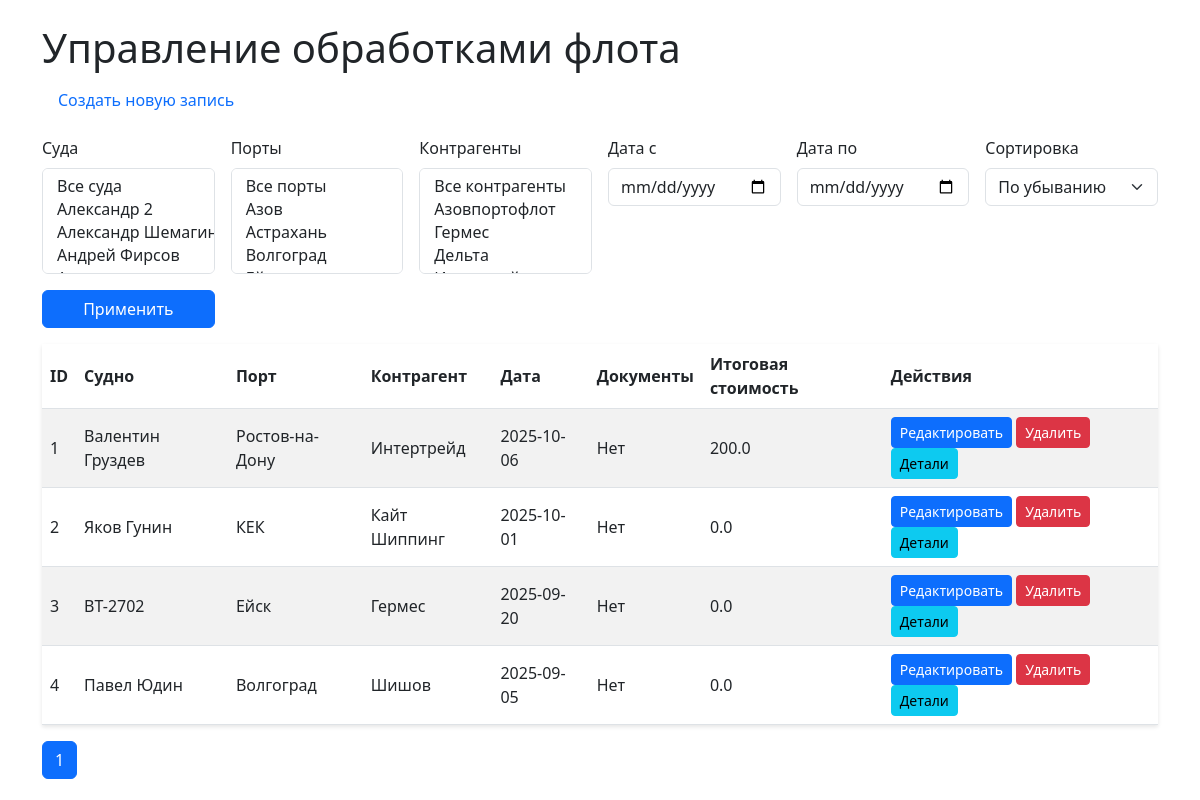
Before: / with the older database file.
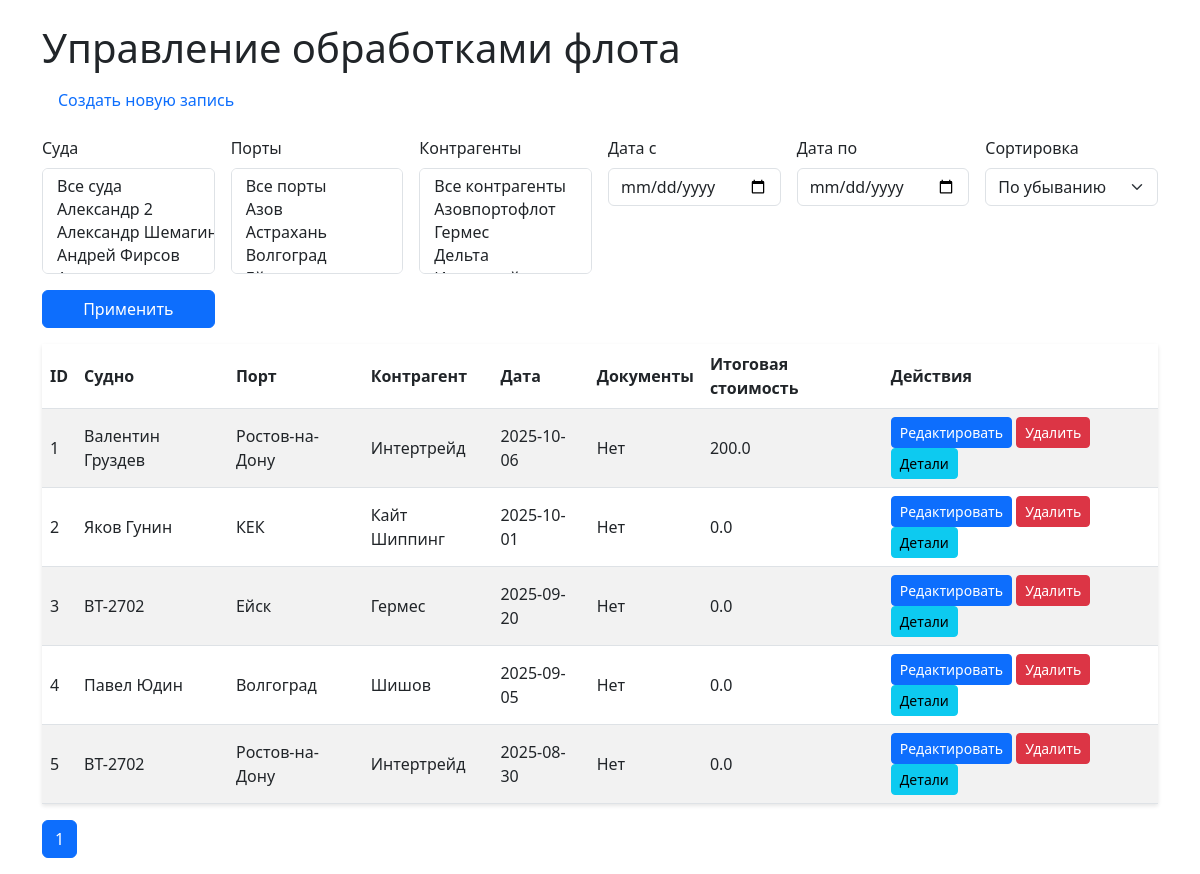
After: the same page with the newer database file.
### models/schemas.py (models this page shows)
class Operation(Base):
    __tablename__ = "operations"
    id = Column(Integer, primary_key=True, index=True)
    ship_id = Column(Integer, ForeignKey("ships.id"))
    port_id = Column(Integer, ForeignKey("ports.id"))
    contractor_id = Column(Integer, ForeignKey("contractors.id"))
    date = Column(Date)
    has_documents = Column(Boolean, default=False)
    document_path = Column(String, nullable=True)  # Добавляем для файлов
    ship = relationship("Ship")
    port = relationship("Port")
    contractor = relationship("Contractor")
    pollutants = relationship("OperationPollutant", back_populates="operation", cascade="all, delete-orphan")

class Ship(Base):
    __tablename__ = "ships"
    id = Column(Integer, primary_key=True, index=True)
    name = Column(String, unique=True, index=True)

class Port(Base):
    __tablename__ = "ports"
    id = Column(Integer, primary_key=True, index=True)
    name = Column(String, unique=True, index=True)

class Contractor(Base):
    __tablename__ = "contractors"
    id = Column(Integer, primary_key=True, index=True)
    name = Column(String, unique=True, index=True)

### routers/operations.py (the view)
@router.get("/", response_class=HTMLResponse)
async def list_operations(
    request: Request,
    ship_ids: str = None,
    start_date: str = None,
    end_date: str = None,
    port_ids: str = None,  # Изменено: строка для множественного
    contractor_ids: str = None,  # Изменено: строка для множественного
    sort_order: str = "desc",
    page: int = 1,
    per_page: int = 10,
    db: Session = Depends(get_db)
):
    query = db.query(Operation)
    if ship_ids:
        try:
            ship_ids_list = [int(id.strip()) for id in ship_ids.split(",") if id.strip()]
            if ship_ids_list:
                query = query.filter(Operation.ship_id.in_(ship_ids_list))
        except ValueError:
            pass  # Игнор при некорректных ID
    if start_date:
        try:
            start_date_obj = datetime.strptime(start_date, "%Y-%m-%d").date()
            query = query.filter(Operation.date >= start_date_obj)
        except ValueError:
            pass
    if end_date:
        try:
            end_date_obj = datetime.strptime(end_date, "%Y-%m-%d").date()
            query = query.filter(Operation.date <= end_date_obj)
        except ValueError:
            pass
    if port_ids:
        try:
            port_ids_list = [int(id.strip()) for id in port_ids.split(",") if id.strip()]
            if port_ids_list:
                query = query.filter(Operation.port_id.in_(port_ids_list))
        except ValueError:
            pass
    if contractor_ids:
        try:
            contractor_ids_list = [int(id.strip()) for id in contractor_ids.split(",") if id.strip()]
            if contractor_ids_list:
                query = query.filter(Operation.contractor_id.in_(contractor_ids_list))
        except ValueError:
            pass
    if sort_order.lower() == "asc":
        query = query.order_by(Operation.date.asc())
    else:
        query = query.order_by(Operation.date.desc())
    total = query.count()
    operations = query.offset((page - 1) * per_page).limit(per_page).all()
    total_costs = {}
    for op in operations:
        total_cost = db.query(func.sum(OperationPollutant.cost)).filter(
            OperationPollutant.operation_id == op.id
        ).scalar() or 0.0
        total_costs[op.id] = total_cost
    ships = db.query(Ship).order_by(Ship.name).all()
    ports = db.query(Port).order_by(Port.name).all()
    contractors = db.query(Contractor).order_by(Contractor.name).all()
    return templates.TemplateResponse("list.html", {
        "request": request,
        "operations": operations,
        "total_costs": total_costs,
        "ships": ships,
        "ports": ports,
        "contractors": contractors,
        "selected_ship_ids": ship_ids.split(",") if ship_ids else [],
        "selected_start_date": start_date,
        "selected_end_date": end_date,
        "selected_port_ids": port_ids.split(",") if port_ids else [],  # Изменено
        "selected_contractor_ids": contractor_ids.split(",") if contractor_ids else [],  # Изменено
        "sort_order": sort_order,
        "total_pages": (total // per_page) + (1 if total % per_page else 0),
        "current_page": page,
        "per_page": per_page
    })

### templates/list.html (shortened to what this page needs)
<!DOCTYPE html>
<html lang="ru">
<head>
    <link href="/static/css/styles.css" rel="stylesheet">
    <link href="https://cdn.jsdelivr.net/npm/bootstrap@5.3.0/dist/css/bootstrap.min.css" rel="stylesheet">
</head>
<body>
    <div class="container mt-4">
        <h1>Управление обработками флота</h1>
        <nav class="nav mb-3">
            <a class="nav-link" href="/create">Создать новую запись</a>
        </nav>
        <form method="get" class="mb-3">
            <div class="row g-3">
                <div class="col-md-2">
                    <label for="ship_ids" class="form-label">Суда</label>
                    <select multiple class="form-select" id="ship_ids" name="ship_ids[]">
                        <option value="">Все суда</option>
                        {% for ship in ships %}
                        <option value="{{ ship.id }}" {% if ship.id|string in selected_ship_ids %}selected{% endif %}>{{ ship.name }}</option>
                        {% endfor %}
                    </select>
                </div>
                <div class="col-md-2">
                    <label for="port_ids" class="form-label">Порты</label>
                    <select multiple class="form-select" id="port_ids" name="port_ids[]">
                        <option value="">Все порты</option>
                        {% for port in ports %}
                        <option value="{{ port.id }}" {% if port.id|string in selected_port_ids %}selected{% endif %}>{{ port.name }}</option>
                        {% endfor %}
                    </select>
                </div>
                <div class="col-md-2">
                    <label for="contractor_ids" class="form-label">Контрагенты</label>
                    <select multiple class="form-select" id="contractor_ids" name="contractor_ids[]">
                        <option value="">Все контрагенты</option>
                        {% for contractor in contractors %}
                        <option value="{{ contractor.id }}" {% if contractor.id|string in selected_contractor_ids %}selected{% endif %}>{{ contractor.name }}</option>
                        {% endfor %}
                    </select>
                </div>
                <div class="col-md-2">
                    <label for="start_date" class="form-label">Дата с</label>
                    <input type="date" class="form-control" id="start_date" name="start_date" value="{{ selected_start_date or '' }}">
                </div>
                <div class="col-md-2">
                    <label for="end_date" class="form-label">Дата по</label>
                    <input type="date" class="form-control" id="end_date" name="end_date" value="{{ selected_end_date or '' }}">
                </div>
                <div class="col-md-2">
                    <label for="sort_order" class="form-label">Сортировка</label>
                    <select class="form-select" id="sort_order" name="sort_order">
                        <option value="desc" {% if sort_order == 'desc' %}selected{% endif %}>По убыванию</option>
                    </select>
                </div>
                <div class="col-md-2 d-flex align-items-end">
                    <button type="submit" class="btn btn-primary w-100">Применить</button>
                </div>
            </div>
        </form>
        <table class="table table-striped">
            <thead>
                <tr>
                    <th>ID</th>
                    <th>Судно</th>
                    <th>Порт</th>
                    <th>Контрагент</th>
                    <th>Дата</th>
                    <th>Документы</th>
                    <th>Итоговая стоимость</th>
                    <th>Действия</th>
                </tr>
            </thead>
            <tbody>
                {% for operation in operations %}
                <tr>
                    <td>{{ operation.id }}</td>
                    <td>{{ operation.ship.name }}</td>
                    <td>{{ operation.port.name }}</td>
                    <td>{{ operation.contractor.name }}</td>
                    <td>{{ operation.date }}</td>
                    <td>
                        {% if operation.document_path %}
                        <a href="/download/{{ operation.id }}" target="_blank">Скачать</a>
                        {% else %}
                        Нет
                        {% endif %}
                    </td>
                    <td>{{ total_costs[operation.id] | float | round(2) }}</td>
                    <td>
                        <a href="/edit/{{ operation.id }}" class="btn btn-sm btn-primary">Редактировать</a>
                        <form action="/delete/{{ operation.id }}" method="post" style="display:inline;">
                            <button type="submit" class="btn btn-sm btn-danger">Удалить</button>
                        </form>
                        <button type="button" class="btn btn-sm btn-info" data-bs-toggle="modal" data-bs-target="#operationModal" onclick="fetchOperation({{ operation.id }})">Детали</button>
                    </td>
                </tr>
                {% endfor %}
            </tbody>
        </table>
        <nav>
            <ul class="pagination">
                {% for p in range(1, total_pages + 1) %}
                <li class="page-item {% if p == current_page %}active{% endif %}">
                    <a class="page-link" href="?page={{ p }}&per_page={{ per_page }}&sort_order={{ sort_order }}">{{ p }}</a>
                </li>
                {% endfor %}
            </ul>
        </nav>
    </div>
</body>
</html>

### static/css/styles.css (style rules this page uses)
body { font-family: Arial, sans-serif; }
.table { border-collapse: separate; border-spacing: 0; box-shadow: 0 2px 4px rgba(0, 0, 0, 0.1); }
.table th, .table td { vertical-align: middle; }
.table th { background-color: #f8f9fa; }
.btn-sm { padding: 0.25rem 0.5rem; font-size: 0.875rem; }
.container { max-width: 1200px; }

Changed rows visible on the page:
added Operation: id "5", ship.name "ВТ-2702", port.name "Ростов-на-Дону", contractor.name "Интертрейд", date "2025-08-30", shows "Нет", total_costs "0.0"
